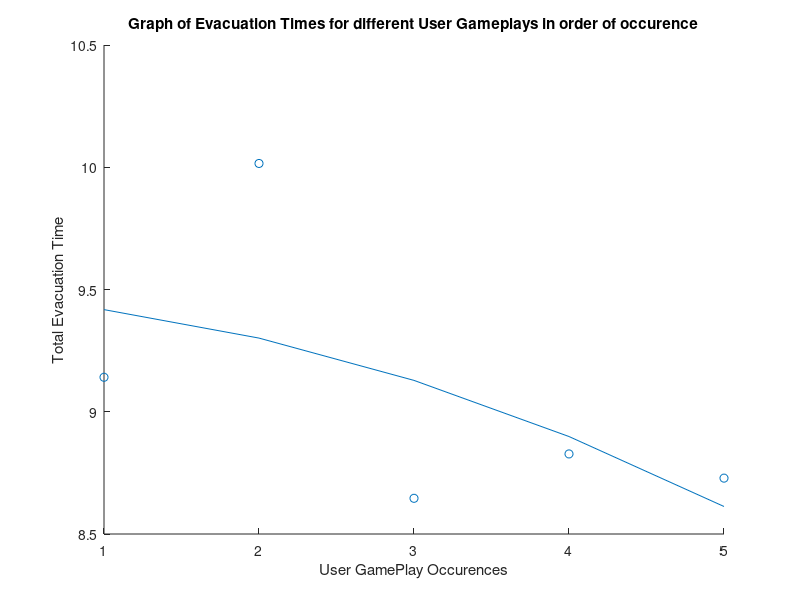

MATLAB code for this plot:
y=[9.141,10.0155,8.646,8.8275,8.7285];
x=linspace(1,5,5);
figure 
 scatter(x,y); 
 hold on 
 p = polyfit(x,y,2); 
 y1 = polyval(p,x); 
 plot(x,y1); 
 xlabel('User GamePlay Occurences'); 
 ylabel('Total Evacuation Time'); 
 title('Graph of Evacuation Times for different User Gameplays in order of occurence');
 text(16,16,'LOS = E, LOA = Medium, LOH = Medium');